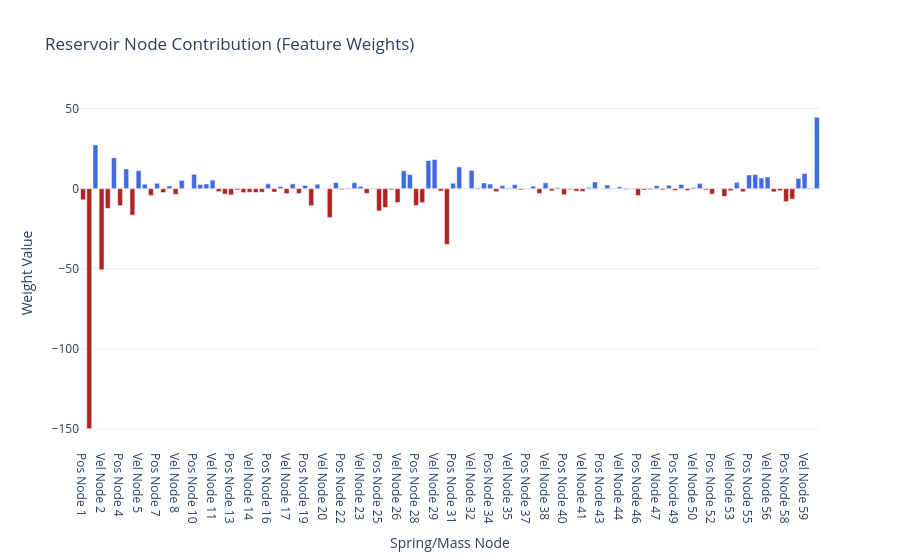

The notebook cell this image was saved under:
### Code cell
fig = weight_plot(model.coef_)
fig.show()
fig = spring_animation(disp, nodes_pos, connections_list, 10, is_3d=True, external=True)
fig.show()

### Figure 1 — Plotly figure (JSON) as saved in the notebook; plotly's stock layout.template omitted (floating-point values rounded to 4 significant figures)
{"data": [{"marker": {"color": ["firebrick", "firebrick", "royalblue", "firebrick", "firebrick", "royalblue", "firebrick", "royalblue", "firebrick", "royalblue", "royalblue", "firebrick", "royalblue", "firebrick", "royalblue", "firebrick", "royalblue", "royalblue", "royalblue", "royalblue", "royalblue", "royalblue", "firebrick", "firebrick", "firebrick", "firebrick", "firebrick", "firebrick", "firebrick", "firebrick", "royalblue", "firebrick", "royalblue", "firebrick", "royalblue", "firebrick", "royalblue", "firebrick", "royalblue", "royalblue", "firebrick", "royalblue", "firebrick", "royalblue", "royalblue", "royalblue", "firebrick", "royalblue", "firebrick", "firebrick", "firebrick", "firebrick", "royalblue", "royalblue", "firebrick", "firebrick", "royalblue", "royalblue", "firebrick", "firebrick", "royalblue", "royalblue", "firebrick", "royalblue", "royalblue", "royalblue", "royalblue", "firebrick", "royalblue", "royalblue", "royalblue", "firebrick", "royalblue", "royalblue", "firebrick", "royalblue", "firebrick", "royalblue", "firebrick", "firebrick", "firebrick", "firebrick", "royalblue", "royalblue", "royalblue", "royalblue", "firebrick", "royalblue", "firebrick", "firebrick", "firebrick", "firebrick", "firebrick", "royalblue", "firebrick", "royalblue", "firebrick", "royalblue", "firebrick", "royalblue", "royalblue", "firebrick", "firebrick", "firebrick", "firebrick", "firebrick", "royalblue", "firebrick", "royalblue", "royalblue", "royalblue", "royalblue", "firebrick", "firebrick", "firebrick", "firebrick", "royalblue", "royalblue", "royalblue", "royalblue"]}, "type": "bar", "x": ["Pos Node 1", "Vel Node 1", "Pos Node 2", "Vel Node 2", "Pos Node 3", "Vel Node 3", "Pos Node 4", "Vel Node 4", "Pos Node 5", "Vel Node 5", "Pos Node 6", "Vel Node 6", "Pos Node 7", "Vel Node 7", "Pos Node 8", "Vel Node 8", "Pos Node 9", "Vel Node 9", "Pos Node 10", "Vel Node 10", "Pos Node 11", "Vel Node 11", "Pos Node 12", "Vel Node 12", "Pos Node 13", "Vel Node 13", "Pos Node 14", "Vel Node 14", "Pos Node 15", "Vel Node 15", "Pos Node 16", "Vel Node 16", "Pos Node 17", "Vel Node 17", "Pos Node 18", "Vel Node 18", "Pos Node 19", "Vel Node 19", "Pos Node 20", "Vel Node 20", "Pos Node 21", "Vel Node 21", "Pos Node 22", "Vel Node 22", "Pos Node 23", "Vel Node 23", "Pos Node 24", "Vel Node 24", "Pos Node 25", "Vel Node 25", "Pos Node 26", "Vel Node 26", "Pos Node 27", "Vel Node 27", "Pos Node 28", "Vel Node 28", "Pos Node 29", "Vel Node 29", "Pos Node 30", "Vel Node 30", "Pos Node 31", "Vel Node 31", "Pos Node 32", "Vel Node 32", "Pos Node 33", "Vel Node 33", "Pos Node 34", "Vel Node 34", "Pos Node 35", "Vel Node 35", "Pos Node 36", "Vel Node 36", "Pos Node 37", "Vel Node 37", "Pos Node 38", "Vel Node 38", "Pos Node 39", "Vel Node 39", "Pos Node 40", "Vel Node 40", "Pos Node 41", "Vel Node 41", "Pos Node 42", "Vel Node 42", "Pos Node 43", "Vel Node 43", "Pos Node 44", "Vel Node 44", "Pos Node 45", "Vel Node 45", "Pos Node 46", "Vel Node 46", "Pos Node 47", "Vel Node 47", "Pos Node 48", "Vel Node 48", "Pos Node 49", "Vel Node 49", "Pos Node 50", "Vel Node 50", "Pos Node 51", "Vel Node 51", "Pos Node 52", "Vel Node 52", "Pos Node 53", "Vel Node 53", "Pos Node 54", "Vel Node 54", "Pos Node 55", "Vel Node 55", "Pos Node 56", "Vel Node 56", "Pos Node 57", "Vel Node 57", "Pos Node 58", "Vel Node 58", "Pos Node 59", "Vel Node 59", "Pos Node 60", "Vel Node 60"], "y": [-6.955, -149.8, 27.31, -50.56, -12.3, 19.24, -10.54, 12.28, -16.52, 11.24, 2.771, -4.196, 3.393, -2.41, 1.703, -3.571, 5.166, 0.03045, 8.93, 2.615, 2.919, 5.335, -1.854, -3.383, -3.878, -0.7942, -2.454, -2.255, -2.373, -2.19, 3.09, -2.101, 1.375, -3.109, 3.002, -3.02, 2.03, -10.62, 2.787, 0.1038, -18.09, 3.849, -0.6324, 0.4363, 3.713, 1.467, -2.939, 0.3718, -13.86, -11.75, -0.7233, -8.641, 11.15, 8.823, -10.46, -8.737, 17.59, 18.2, -1.435, -34.8, 3.421, 13.57, -0.1885, 11.49, 0.5484, 3.528, 2.882, -1.863, 1.941, 0.4675, 2.52, -0.7127, 0.2158, 1.502, -2.982, 3.653, -1.326, 0.6571, -3.693, -0.6033, -1.525, -1.679, 0.8322, 4.167, 0.2216, 2.303, -0.2089, 1.139, -0.4513, -0.2261, -4.253, -0.83, -0.5442, 1.866, -0.7929, 2.109, -1.12, 2.621, -1.157, 0.7069, 3.307, -0.7631, -3.375, -0.1442, -4.885, -1.3, 3.939, -1.93, 8.565, 8.805, 6.666, 7.293, -1.966, -1.225, -8.105, -6.473, 6.434, 9.401, 0.4856, 44.55]}], "layout": {"title": {"text": "Reservoir Node Contribution (Feature Weights)"}, "xaxis": {"title": {"text": "Spring/Mass Node"}}, "yaxis": {"title": {"text": "Weight Value"}}}}
